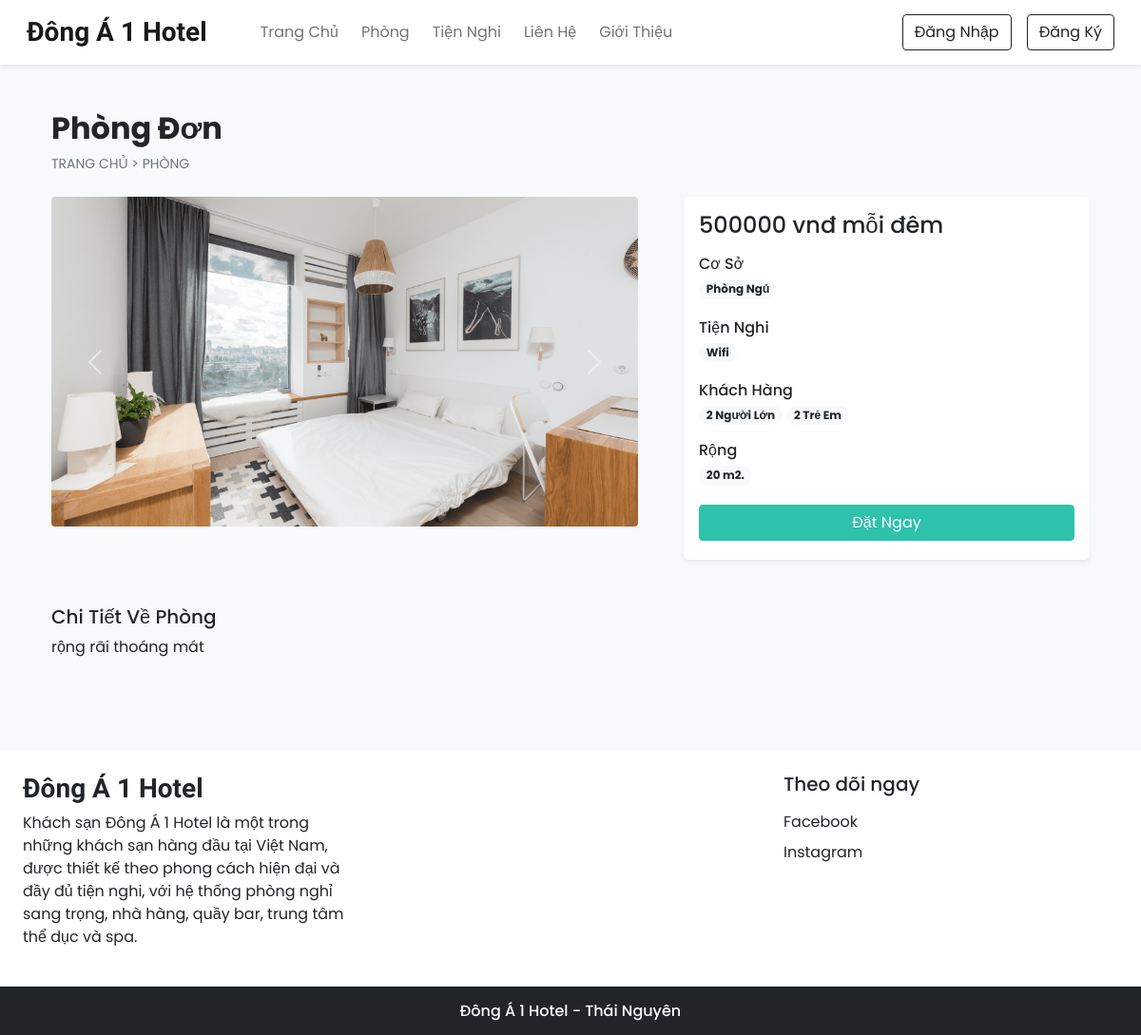
/room_details.php?id=8, run on the app's committed database.
### tables this page shows
CREATE TABLE `settings` (
  `sr_no` int(11) NOT NULL,
  `site_title` varchar(50) NOT NULL,
  `site_about` varchar(250) NOT NULL,
  `shutdown` tinyint(1) NOT NULL
);

CREATE TABLE `rooms` (
  `id` int(11) NOT NULL,
  `name` varchar(150) NOT NULL,
  `area` int(11) NOT NULL,
  `price` int(11) NOT NULL,
  `quantity` int(11) NOT NULL,
  `adult` int(11) NOT NULL,
  `children` int(11) NOT NULL,
  `description` varchar(350) NOT NULL,
  `status` tinyint(4) NOT NULL DEFAULT 1,
  `removed` int(11) NOT NULL DEFAULT 0
);

CREATE TABLE `room_images` (
  `sr_no` int(11) NOT NULL,
  `room_id` int(11) NOT NULL,
  `image` varchar(150) NOT NULL,
  `thumb` tinyint(4) NOT NULL DEFAULT 0
);

CREATE TABLE `features` (
  `id` int(11) NOT NULL,
  `name` varchar(50) NOT NULL
);

CREATE TABLE `facilities` (
  `id` int(11) NOT NULL,
  `name` varchar(50) NOT NULL,
  `description` varchar(250) NOT NULL
);

### admin/inc/db_config.php (called while the page is built, shortened)
<?php
  function select($sql,$values,$datatypes)
  {
    $con = $GLOBALS['con'];
    if($stmt = mysqli_prepare($con,$sql))
    {
      mysqli_stmt_bind_param($stmt,$datatypes,...$values);
      if(mysqli_stmt_execute($stmt)){
        $res = mysqli_stmt_get_result($stmt);
        return $res;
      }
      else{
        mysqli_stmt_close($stmt);
        die("Query cannot be executed - Select");
      }
    }
    else{
      die("Query cannot be prepared - Select");
    }
  }
?>

### room_details.php (the view, shortened to what this page needs)
<!DOCTYPE html>
<html lang="en">
<head>
  <?php require('inc/links.php'); ?>
</head>
<body class="bg-light">
  <?php require('inc/header.php'); ?>
  <?php
    $data = filteration($_GET);
    $room_res = select("SELECT * FROM `rooms` WHERE `id`=? AND `status`=? AND `removed`=?",[$data['id'],1,0],'iii');
    $room_data = mysqli_fetch_assoc($room_res);
  ?>
  <div class="container">
    <div class="row">
      <div class="col-12 my-5 mb-4 px-4">
        <h2 class="fw-bold"><?php echo $room_data['name'] ?></h2>
        <div style="font-size: 14px;">
          <a href="index.php" class="text-secondary text-decoration-none">TRANG CHỦ</a>
          <span class="text-secondary"> > </span>
          <a href="rooms.php" class="text-secondary text-decoration-none">PHÒNG</a>
        </div>
      </div>
      <div class="col-lg-7 col-md-12 px-4">
        <div id="roomCarousel" class="carousel slide" data-bs-ride="carousel">
          <div class="carousel-inner">
            <?php
              $room_img = anh_phong."thumbnail.jpg";
              $img_q = mysqli_query($con,"SELECT * FROM `room_images`
                WHERE `room_id`='$room_data[id]'");
              if(mysqli_num_rows($img_q)>0)
              {
                $active_class = 'active';
                while($img_res = mysqli_fetch_assoc($img_q))
                {
                  echo"
                    <div class='carousel-item $active_class'>
                      <img src='".anh_phong.$img_res['image']."' class='d-block w-100 rounded'>
                    </div>
                  ";
                  $active_class='';
                }
              }
              else{
                echo"<div class='carousel-item active'>
                  <img src='$room_img' class='d-block w-100'>
                </div>";
              }
            ?>
          </div>
          <button class="carousel-control-prev" type="button" data-bs-target="#roomCarousel" data-bs-slide="prev">
            <span class="carousel-control-prev-icon" aria-hidden="true"></span>
          </button>
          <button class="carousel-control-next" type="button" data-bs-target="#roomCarousel" data-bs-slide="next">
            <span class="carousel-control-next-icon" aria-hidden="true"></span>
          </button>
        </div>
      </div>
      <div class="col-lg-5 col-md-12 px-4">
        <div class="card mb-4 border-0 shadow-sm rounded-3">
          <div class="card-body">
            <?php
              echo<<<price
                <h4>$room_data[price] vnđ mỗi đêm</h4>
              price;
              $fea_q = mysqli_query($con,"SELECT f.name FROM `features` f
                INNER JOIN `room_features` rfea ON f.id = rfea.features_id
                WHERE rfea.room_id = '$room_data[id]'");
              $features_data = "";
              while($fea_row = mysqli_fetch_assoc($fea_q)){
                $features_data .="<span class='badge rounded-pill bg-light text-dark text-wrap me-1 mb-1'>
                  $fea_row[name]
                </span>";
              }
              echo<<<features
                <div class="mb-3">
                  <h6 class="mb-1">Cơ Sở</h6>
                  $features_data
                </div>
              features;
              $fac_q = mysqli_query($con,"SELECT f.name FROM `facilities` f
                INNER JOIN `room_facilities` rfac ON f.id = rfac.facilities_id
                WHERE rfac.room_id = '$room_data[id]'");
              $facilities_data = "";
              while($fac_row = mysqli_fetch_assoc($fac_q)){
                $facilities_data .="<span class='badge rounded-pill bg-light text-dark text-wrap me-1 mb-1'>
                  $fac_row[name]
                </span>";
              }
              echo<<<facilities
                <div class="mb-3">
                  <h6 class="mb-1">Tiện Nghi</h6>
                  $facilities_data
                </div>
              facilities;
              echo<<<guests
                <div class="mb-3">
                  <h6 class="mb-1">Khách Hàng</h6>
                  <span class="badge rounded-pill bg-light text-dark text-wrap">
                    $room_data[adult] Người Lớn
                  </span>
                  <span class="badge rounded-pill bg-light text-dark text-wrap">
                    $room_data[children] Trẻ Em
                  </span>
                </div>
              guests;
              echo<<<area
                <div class="mb-3">
                  <h6 class="mb-1">Rộng</h6>
                  <span class='badge rounded-pill bg-light text-dark text-wrap me-1 mb-1'>
                    $room_data[area] m2.
                  </span>
                </div>
              area;
                if(isset($_SESSION['login']) && $_SESSION['login']==true){
                  $login=1;
                }
                else {
                  $login=0;
                }
                echo<<<book
                  <button onclick='checkLoginToBook($login,$room_data[id])' class="btn w-100 text-white custom-bg shadow-none mb-1">Đặt Ngay</button>
                book;
            ?>
          </div>
        </div>
      </div>
      <div class="col-12 mt-4 px-4">
        <div class="mb-5">
          <h5>Chi Tiết Về Phòng</h5>
          <p>
            <?php echo $room_data['description'] ?>
          </p>
        </div>
      </div>
    </div>
  </div>
  <?php require('inc/footer.php'); ?>
</body>
</html>

### inc/links.php (shortened to what this page needs)
<link href="https://cdn.jsdelivr.net/npm/bootstrap@5.0.2/dist/css/bootstrap.min.css" rel="stylesheet">
<link rel="stylesheet" href="https://cdn.jsdelivr.net/npm/bootstrap-icons@1.9.1/font/bootstrap-icons.css">
<link rel="stylesheet" href="css/common.css">
<?php
  require('admin/inc/db_config.php');
  $contact_q = "SELECT * FROM `contact_details` WHERE `sr_no`=?";
  $settings_q = "SELECT * FROM `settings` WHERE `sr_no`=?";
  $values = [1];
  $contact_r = mysqli_fetch_assoc(select($contact_q,$values,'i'));
  $settings_r = mysqli_fetch_assoc(select($settings_q,$values,'i'));
?>

### inc/header.php (shortened to what this page needs)
<nav id="nav-bar" class="navbar navbar-expand-lg navbar-light bg-white px-lg-3 py-lg-2 shadow-sm sticky-top">
  <div class="container-fluid">
    <a class="navbar-brand me-5 fw-bold fs-3 h-font" href="index.php"><?php echo $settings_r['site_title'] ?></a>
    <div class="collapse navbar-collapse" id="navbarSupportedContent">
      <ul class="navbar-nav me-auto mb-2 mb-lg-0">
        <li class="nav-item">
          <a class="nav-link me-2" href="index.php">Trang Chủ</a>
        </li>
        <li class="nav-item">
          <a class="nav-link me-2" href="rooms.php">Phòng</a>
        </li>
        <li class="nav-item">
          <a class="nav-link me-2" href="facilities.php">Tiện Nghi</a>
        </li>
        <li class="nav-item">
          <a class="nav-link me-2" href="contact.php">Liên Hệ</a>
        </li>
        <li class="nav-item">
          <a class="nav-link" href="about.php">Giới Thiệu</a>
        </li>
      </ul>
      <div class="d-flex">
        <?php
          if(isset($_SESSION['login']) && $_SESSION['login']==true)
          {
            echo<<<data
              <div class="btn-group">
                <button type="button" class="btn btn-outline-dark shadow-none dropdown-toggle" data-bs-toggle="dropdown" data-bs-display="static" aria-expanded="false">
                  $_SESSION[uName]
                </button>
                <ul class="dropdown-menu dropdown-menu-lg-end">
                  <li><a class="dropdown-item" href="profile.php">Thông Tin</a></li>
                  <li><a class="dropdown-item" href="bookings.php">Phòng Đặt</a></li>
                  <li><a class="dropdown-item" href="logout.php">Đăng Xuất</a></li>
                </ul>
              </div>
            data;
          }
          else
          {
            echo<<<data
              <button type="button" class="btn btn-outline-dark shadow-none me-lg-3 me-2" data-bs-toggle="modal" data-bs-target="#loginModal">
                Đăng Nhập
              </button>
              <button type="button" class="btn btn-outline-dark shadow-none" data-bs-toggle="modal" data-bs-target="#registerModal">
                Đăng Ký
              </button>
            data;
          }
        ?>
      </div>
    </div>
  </div>
</nav>

### inc/footer.php (shortened to what this page needs)
<div class="container-fluid bg-white mt-5">
  <div class="row">
    <div class="col-lg-4 p-4">
      <h3 class="h-font fw-bold fs-3 mb-2"><?php echo $settings_r['site_title'] ?></h3>
      <p>
        <?php echo $settings_r['site_about'] ?>
      </p>
    </div>
    <div class="col-lg-4 p-4">
    </div>
    <div class="col-lg-4 p-4">
        <h5 class="mb-3">Theo dõi ngay</h5>
        <a href="<?php echo $contact_r['fb'] ?>" class="d-inline-block text-dark text-decoration-none mb-2">
          <i class=""></i> Facebook
        </a><br>
        <a href="<?php echo $contact_r['insta'] ?>" class="d-inline-block text-dark text-decoration-none">
          <i class=""></i> Instagram
        </a><br>
    </div>
  </div>
</div>
<h6 class="text-center bg-dark text-white p-3 m-0">Đông Á 1 Hotel - Thái Nguyên</h6>

### css/common.css (style rules this page uses)
:root { --teal: #2ec1ac; --teal_hover: #279e8c; }
* { font-family: 'Poppins', sans-serif; }
.h-font { font-family: 'Merienda', cursive; }
.custom-bg { background-color: var(--teal); border: 1px solid var(--teal); }

### data on the page
settings: site_title "Đông Á 1 Hotel", site_about "Khách sạn Đông Á 1 Hotel là một trong những khách sạn hàng đầu tại Việt Nam, được thiết kế theo phong cách hiện đại và đầy đủ tiện nghi, với hệ thống phòng nghỉ sang trọng, nhà hàng, quầy bar, trung tâm thể dục và spa."
rooms: name "Phòng Đơn", price "500000", adult "2", children "2", area "20", description "rộng rãi thoáng mát"
room_images: image (picture)
features: name "Phòng Ngủ"
facilities: name "Wifi"
